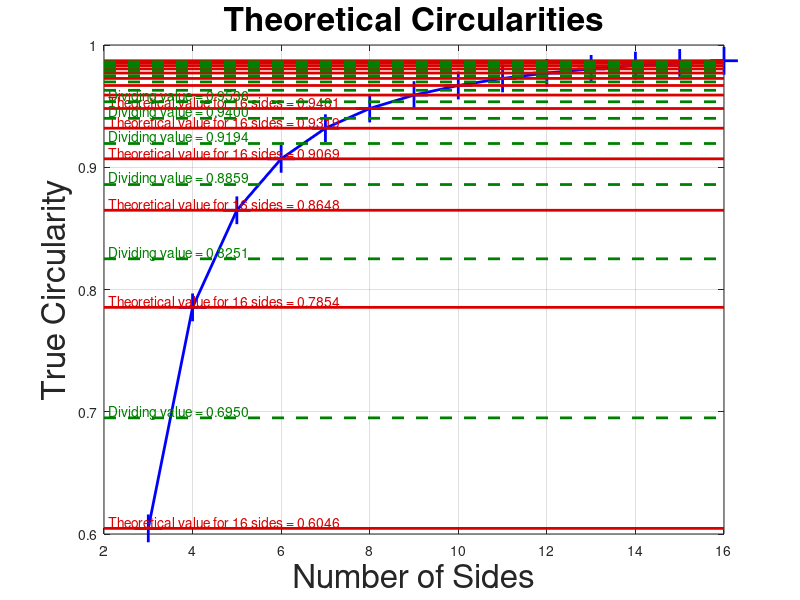
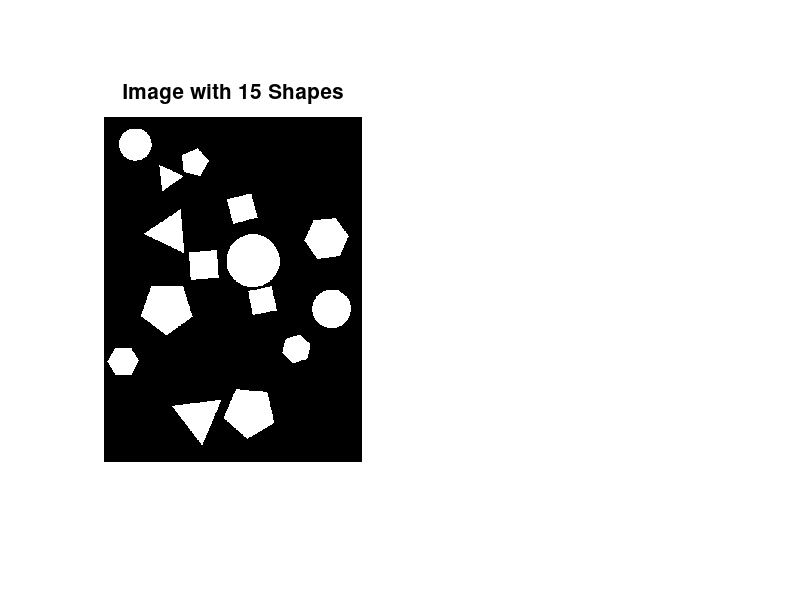
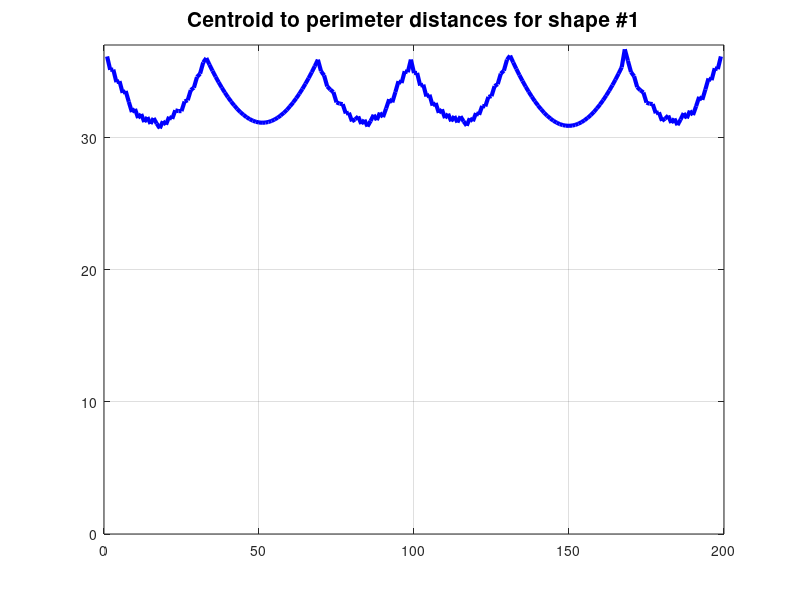

The MATLAB source for these figures, in order:
% Demo to find certain shapes in an image based on their shape (circularities) and number of vertices.
function shape_recognition_demo1
try
	clc; % Clear the command window.
	close all; % Close all figures (except those of imtool.)
	workspace; % Make sure the workspace panel is showing.
	fontSize = 15;
	
	% For reference, compute the theoretical circularity of a bunch of regular polygons
	% with different number of sides starting with 3 (triangle).
	dividingValues = PlotTheoreticalCircularity;
	
	% Make the last dividing value infinity because any circularity from .99999 up to inifinity should be a circle.
	% and sometimes you have a circularity more than 1 due to quantization errors.
	dividingValues(end) = inf;
	
	% Now create a demo image.
	[binaryImage, numSidesCircularity] = CreateDemoImage();
	% Count the number of shapes
	[~, numShapes] = bwlabel(binaryImage);
	
	% Display the polygon demo image.
	subplot(1, 2, 1);
	imshow(binaryImage);
	caption = sprintf('Image with %d Shapes', numShapes);
	title(caption, 'FontSize', fontSize);
	hold on; % So that text labels won't blow away the image.
	
	% Set up figure properties:
	% Enlarge figure to full screen.
	set(gcf, 'Units', 'Normalized', 'OuterPosition', [0 0 1 1]);
	% Get rid of tool bar and pulldown menus that are along top of figure.
% 	set(gcf, 'Toolbar', 'none', 'Menu', 'none');
	% Give a name to the title bar.
	set(gcf, 'Name', 'Demo by ImageAnalyst', 'NumberTitle', 'Off')
	drawnow; % Make it display immediately.
	
	[labeledImage, numberOfObjects] = bwlabel(binaryImage);
	blobMeasurements = regionprops(labeledImage, 'Perimeter', 'Area', 'Centroid', 'Image');
	
	% Now compute the number of vertices by looking at the number of peaks in a plot of distance from centroid.
	numSidesDistance = FindNumberOfVertices(blobMeasurements, labeledImage);
	
	% Get all the measurements into single arrays for convenience.
	allAreas = [blobMeasurements.Area];
	allPerimeters = [blobMeasurements.Perimeter];
	circularities = (4 * pi *  allAreas) ./ allPerimeters.^2
	% Sort in order of increasing circularity
	[sortedCircularities, sortOrder] = sort(circularities, 'Ascend');
	% Sort all the measurements in the same way.
	blobMeasurements = blobMeasurements(sortOrder);
	allAreas = allAreas(sortOrder);
	allPerimeters = allPerimeters(sortOrder);
	numSidesDistance = numSidesDistance(sortOrder);
	
	% Plot a bar chart of the circularities.
	subplot(1, 2, 2);
	bar(sortedCircularities);
	ylim([0.55, 1.1]);
	grid on;
	title('Actual Measured Circularities', 'FontSize', fontSize);
	
	% Let's compute areas a different way.  The "Area" returned by regionprops is a count of the number of pixels.
	% This sometimes overestimates the area.  Let's use bwarea, which computes the area on a
	% pixel-center to pixel center basis.
	for k = 1 : numberOfObjects
		thisBlob = blobMeasurements(k).Image;
		allBwAreas(k) = bwarea(thisBlob);
	end
	bwCircularities = (4 * pi *  allBwAreas) ./ allPerimeters.^2
	sortedCircularities = bwCircularities
	
	% Put up red horizontal lines at the dividing values
	hold on;
	xl = xlim();
	for k = 1 : length(numSidesCircularity)-1
		thisSideLength = numSidesCircularity(k);
		thisDividingValue = dividingValues(thisSideLength);
		line(xl, [thisDividingValue, thisDividingValue], 'Color', 'r');
		% For the first 6, print the dividing value at the left just above the line.
		% After 6 it would get too crowded
		if k <= 6
			theLabel = sprintf('Dividing value = %.4f', thisDividingValue);
			text(xl(1)+0.1, thisDividingValue + 0.005, theLabel, 'Color', 'r');
		end
	end
	
	% Explain why the labels may not be accurate.
	message = sprintf('Before we start classifying the shapes,\nnote that the circularity may deviate from the theoretical circularity\ndepending on the size, rotation, and the algorithm\nused to compute area and perimeter.');
	fprintf('%s\n', message);
	uiwait(helpdlg(message));
	
	% Say what they are, one by one.
	subplot(1, 2, 1);
	for blobNumber = 1 : numberOfObjects
		%==============================================================
		% Determine the number of sizes according to the circularity
		% Get the circularity of this specific blob.
		thisCircularity = sortedCircularities(blobNumber);
		% See which theoretical dividing value it's less than.
		% This will determine the number of sides it has.
		numSidesCircularity = find(thisCircularity < dividingValues, 1, 'first');
		% Assign a string naming the shape according to the distance algorithm.
		if numSidesCircularity == 3
			% Blob has 3 sides.
			theShapeCirc = 'triangle';
		elseif numSidesCircularity == 4
			% Blob has 4 sides.
			theShapeCirc = 'square';
		elseif numSidesCircularity == 5
			% Blob has 5 sides.
			theShapeCirc = 'pentagon';
		elseif numSidesCircularity == 6
			% Blob has 6 sides.
			theShapeCirc = 'hexagon';
		else
			% Blob has 7 or more sides.
			theShapeCirc = 'nearly circular';
		end		
		
		%==============================================================
		% Determine the number of sides according to the centroid-to-perimeter algorithm
		% Classify the shape by the centroid-to-perimeter algorithm which seems to be more accurate than the circularity algorithm.
		numSidesDist = numSidesDistance(blobNumber);
		% Assign a string naming the shape according to the distance algorithm.
		if numSidesDist == 3
			% Blob has 3 sides.
			theShapeDistance = 'triangle';
		elseif numSidesDist == 4
			% Blob has 4 sides.
			theShapeDistance = 'square';
		elseif numSidesDist == 5
			% Blob has 5 sides.
			theShapeDistance = 'pentagon';
		elseif numSidesDist == 6
			% Blob has 6 sides.
			theShapeDistance = 'hexagon';
		else
			% Blob has 7 or more sides.
			theShapeDistance = 'nearly circular';
		end		
		
		% Place a label on the shape
		xCentroid = blobMeasurements(blobNumber).Centroid(1);
		yCentroid = blobMeasurements(blobNumber).Centroid(2);
		blobLabel = sprintf('#%d = %s', blobNumber, theShapeDistance);
		plot(xCentroid, yCentroid, 'r+', 'LineWidth', 2, 'MarkerSize', 15);
		text(xCentroid+20, yCentroid, blobLabel, 'FontSize', fontSize, 'Color', 'r', 'FontWeight', 'Bold');

		% Inform the user what the circularity and shape are.
		distanceMessage = sprintf('The centroid-to-perimeter algorithm predicts shape #%d has %d sides, so it predicts the shape is a %s', blobNumber, numSidesDistance(blobNumber), theShapeDistance);
		circMessage = sprintf('The circularity of object #%d is %.3f, so the circularity algorithm predicts the object is a %s shape.\nIt is estimated to have %d sides.\n(Range for %s is [%.4f - %.4f].)',...
			blobNumber, thisCircularity, theShapeCirc, numSidesCircularity, ...
			theShapeDistance, dividingValues(numSidesCircularity - 1), dividingValues(numSidesCircularity));
		% See if the number of sides determined each way agrees with each other.
		if numSidesDistance(blobNumber) == numSidesCircularity
			agreementMessage = sprintf('For blob #%d, the two algorithms agree on %d sides.', blobNumber, numSidesCircularity);
		else
			agreementMessage = sprintf('For blob #%d there is disagreement.', blobNumber);
		end
		% Combine all messages into one.
		promptMessage = sprintf('%s\n\n%s\n\n%s', distanceMessage, circMessage, agreementMessage);
		fprintf('%s\n', promptMessage);
		
		% Give user an opportunity to bail out if they want to.
		titleBarCaption = 'Continue?';
		button = questdlg(promptMessage, titleBarCaption, 'Continue', 'Quit', 'Continue');
		if strcmpi(button, 'Quit')
			return;
		end
	end
	uiwait(helpdlg('Done with demo!'));
catch ME
	errorMessage = sprintf('Error in function %s() at line %d.\n\nError Message:\n%s', ...
		ME.stack(1).name, ME.stack(1).line, ME.message);
	fprintf(1, '%s\n', errorMessage);
	uiwait(warndlg(errorMessage));
end

%----------------------------------------------------------------------------------------------------------------------------------
% Creates an image with a specified number of circles, triangles, rectangles, and pentagons
function [binaryImage, numSides] = CreateDemoImage()
try
	rows = 800;
	columns = round(rows * 3/4); % 4/3 aspect ratio.
	figure;
	
	% Create an image and add in some triangles at various angles and various sizes.
	binaryImage = false(rows, columns);
	numShapesToPlace = 3;
	for numSides = 3 : 6
		shapesPlacedSoFar = 0;
		centroidToVertexDistance = [30, 75];
		% Define fail-safe parameters.
		maxNumberOfAttempts = 50;
		numberOfAttempts = 0;
		while shapesPlacedSoFar < numShapesToPlace && numberOfAttempts < maxNumberOfAttempts
			thisBinaryImage = CreatePolygon(numSides, centroidToVertexDistance, rows, columns);
			% Sometimes two polygons will be next to each other but not overlapping.
			% However bwlabel() and bwconncomp() would consider those two regions as being the same region.
			% To check for and prevent that kind of situation (which happened to me once),
			% we need to dilate the binary image by one layer before checking for overlap.
			dilatedImage = imdilate(thisBinaryImage, true(9));
			% See if any pixels in this binary image overlap any existing pixels.
			overlapImage = binaryImage & dilatedImage;
			if ~any(overlapImage(:))
				% No pixels overlap, so OR in this image.
				binaryImage = binaryImage | thisBinaryImage;
				shapesPlacedSoFar = shapesPlacedSoFar + 1;
			else
				fprintf('Skipping attempt %d because of overlap.\n', numberOfAttempts);
			end
			numberOfAttempts = numberOfAttempts + 1;
		end
	end
	
	% Create an image and add in some circles at various angles and various sizes.
	numShapesToPlace = 3;
	shapesPlacedSoFar = 0;
	numSides = 30; % Pretty round
	centroidToVertexDistance = [30, 75];
	while shapesPlacedSoFar < numShapesToPlace && numberOfAttempts < maxNumberOfAttempts
		thisBinaryImage = CreatePolygon(numSides, centroidToVertexDistance, rows, columns);
		% See if any pixels in this binary image overlap any existing pixels.
		overlapImage = binaryImage & thisBinaryImage;
		if ~any(overlapImage(:))
			% No pixels overlap, so OR in this image.
			binaryImage = binaryImage | thisBinaryImage;
			shapesPlacedSoFar = shapesPlacedSoFar + 1;
		end
		numberOfAttempts = numberOfAttempts + 1;
	end
	
	% Pass back the number of sides we decided to use.
	numSides = [3:6, 30];
catch ME
	errorMessage = sprintf('Error in function %s() at line %d.\n\nError Message:\n%s', ...
		ME.stack(1).name, ME.stack(1).line, ME.message);
	fprintf(1, '%s\n', errorMessage);
	uiwait(warndlg(errorMessage));
end

%----------------------------------------------------------------------------------------------------------------------------------
% Create a single polygon with the specified number of sides in a binary image of the specified number of rows and columns.
% centroidToVertexDistance is the distance from the centroid to each vertex.
% If centroidToVertexDistance is a length 2 vector, then this indicated the minimum and maximum size range and
% it will create a random size polygon between the min and max distance.
function binaryImage = CreatePolygon(numSides, centroidToVertexDistance, rows, columns)
try
	% Get the range for the size from the center to the vertices.
	if length(centroidToVertexDistance) > 1
		% Random size between a min and max distance.
		minDistance = centroidToVertexDistance(1);
		maxDistance = centroidToVertexDistance(2);
	else
		% All the same size.
		minDistance = centroidToVertexDistance;
		maxDistance = centroidToVertexDistance;
	end
	thisDistance = (maxDistance - minDistance) * rand(1) + minDistance;
	
	% Create a polygon around the origin
	for v = 1 : numSides
		angle = v * 360 / numSides;
		x(v) = thisDistance * cosd(angle);
		y(v) = thisDistance * sind(angle);
	end
	% Make last point the same as the first
	x(end+1) = x(1);
	y(end+1) = y(1);
	% 	plot(x, y, 'b*-', 'LineWidth', 2);
	% 	grid on;
	% 	axis image;
	
	% Rotate the coordinates by a random angle between 0 and 360
	angleToRotate = 360 * rand(1);
	rotationMatrix = [cosd(angleToRotate), sind(angleToRotate); -sind(angleToRotate), cosd(angleToRotate)];
	% Do the actual rotation
	xy = [x', y']; % Make a numSides*2 matrix;
	xyRotated = xy * rotationMatrix; % A numSides*2 matrix times a 2*2 = a numSides*2 matrix.
	x = xyRotated(:, 1); % Extract out the x as a numSides*2 matrix.
	y = xyRotated(:, 2); % Extract out the y as a numSides*2 matrix.
	
	% Get a random center location between centroidToVertexDistance and (columns - centroidToVertexDistance).
	% This will ensure it's always in the image.
	xCenter = thisDistance + (columns - 2 * thisDistance) * rand(1);
	% Get a random center location between centroidToVertexDistance and (rows - centroidToVertexDistance).
	% This will ensure it's always in the image.
	yCenter = thisDistance + (rows - 2 * thisDistance) * rand(1);
	% Translate the image so that the center is at (xCenter, yCenter) rather than at (0,0).
	x = x + xCenter;
	y = y + yCenter;
	binaryImage = poly2mask(x, y, rows, columns);
catch ME
	errorMessage = sprintf('Error in function %s() at line %d.\n\nError Message:\n%s', ...
		ME.stack(1).name, ME.stack(1).line, ME.message);
	fprintf(1, '%s\n', errorMessage);
	uiwait(warndlg(errorMessage));
end

%----------------------------------------------------------------------------------------------------------------------------------
% https://en.wikipedia.org/wiki/Regular_polygon
% Which says A = (1/4) * n * s^2 * cot(pi/n)
function circularity = ComputeTheoreticalCircularity(numSides)
try
	sideLength = 1;
	perimeter = numSides * sideLength;
	area = (1/4) * numSides * sideLength^2 / tan(pi / numSides);
	circularity = (4 * pi * area) / perimeter ^2;
catch ME
	errorMessage = sprintf('Error in function %s() at line %d.\n\nError Message:\n%s', ...
		ME.stack(1).name, ME.stack(1).line, ME.message);
	fprintf(1, '%s\n', errorMessage);
	uiwait(warndlg(errorMessage));
end

%----------------------------------------------------------------------------------------------------------------------------------
% Makes a figure with the theoretical circularity for a bunch of different number of sides plotted.
function dividingValues = PlotTheoreticalCircularity()
try
	dividingValues = []; % Initialize
	fontSize = 24;
	% For reference, compute the theoretical circularity of a bunch of regular polygons with different number of sides.
	fprintf('Number of Sides     Theoretical Circularity\n');
	% Define an array with the number of sides we want to compute the circularity for.
	numSides = 3 : 16;
	for k = 1 : length(numSides)
		thisSideLength = numSides(k);
		% Compute the theoretically perfect circularity, if the polygons were perfect instead of digitized.
		circularity(k) = ComputeTheoreticalCircularity(thisSideLength);
	end
	% Plot the theoretical circularities on the curve with a cross.
	plot(numSides, circularity, 'b+-', 'LineWidth', 2, 'MarkerSize', 20);
	grid on;
	hold on;
	xl = xlim(); % Get left and right x coordinates of the graph.
	% Plot theoretical lines in dark red.
	darkRed = [0.85, 0, 0];
	for k = 1 : length(numSides)
		% Make theoretical line on the plot in a magenta color.
		line(xl, [circularity(k), circularity(k)], 'Color', darkRed, 'LineWidth', 2);
		fprintf('     %d                  %f\n', thisSideLength, circularity(k));
		if k < 7 % Only print text if it's not too crowded and close together.
			% Make text with the true value
			message = sprintf('Theoretical value for %d sides = %.4f', thisSideLength, circularity(k));
			text(xl(1)+0.1, circularity(k) + 0.005, message, 'Color', darkRed);
		end
	end
	
	% Set up figure properties:
	% Enlarge figure to full screen.
	set(gcf, 'Units', 'Normalized', 'OuterPosition', [0 0 1 1]);
	% Get rid of tool bar and pulldown menus that are along top of figure.
% 	set(gcf, 'Toolbar', 'none', 'Menu', 'none');
	% Give a name to the title bar.
	set(gcf, 'Name', 'Demo by ImageAnalyst', 'NumberTitle', 'Off')
	drawnow; % Make it display immediately.
	
	title('Theoretical Circularities', 'FontSize', fontSize, 'Interpreter', 'None');
	xlabel('Number of Sides', 'FontSize', fontSize);
	ylabel('True Circularity', 'FontSize', fontSize);
	
	% Get the midpoint between one circularity and the one for the next higher number of sides.
	dividingValues = conv(circularity, [1, 1]/2, 'valid');
	% Prepend two zeros so that we can use this array as a lookup table where we pass in
	% the number of sides as an index and it tells us the dividing value between
	% that number of sides and one more than that.
	% For example, right now dividingValues(1) gives us the dividing value between 3 and 4
	% and dividingValues(3) gives us the dividing value between 5 and 6 (instead of between 3 and 4).
	dividingValues = [0, 0, dividingValues];
	% Now dividingValues(3) will give us the dividing value between 3 and 4.
	
	% Put up red horizontal lines at the dividing values
	hold on;
	xl = xlim();
	darkGreen = [0, 0.5, 0];
	for k = 1 : length(numSides)-1
		thisSideLength = numSides(k);
		thisDividingValue = dividingValues(thisSideLength);
		h = line(xl, [thisDividingValue, thisDividingValue], 'Color', darkGreen, 'LineWidth', 2, 'LineStyle', '--');
		% 		h.LineStyle = '--';
		% For the first 6, print the dividing value at the left just above the line.
		% After 6 it would get too crowded
		if k <= 6
			theLabel = sprintf('Dividing value = %.4f', thisDividingValue);
			text(xl(1)+0.1, thisDividingValue + 0.005, theLabel, 'Color', darkGreen);
		end
	end
	
catch ME
	errorMessage = sprintf('Error in function %s() at line %d.\n\nError Message:\n%s', ...
		ME.stack(1).name, ME.stack(1).line, ME.message);
	fprintf(1, '%s\n', errorMessage);
	uiwait(warndlg(errorMessage));
end

% Now compute the number of vertices by looking at the number of peaks in a plot of distance from centroid.
function numVertices = FindNumberOfVertices(blobMeasurements, labeledImage)
try
	numVertices = 0; % Initialize.
	% Get the number of blobs in the image.
	numRegions = length(blobMeasurements);
	hFig = figure;
	promptUser = true; % Let user see the curves.
	
	% For each blob, get its boundaries and find the distance from the centroid to each boundary point.
	for k = 1 : numRegions
		% Extract just this blob alone.
		thisBlob = ismember(labeledImage, k) > 0;
		if promptUser % Let user see the image.
			cla;
			imshow(thisBlob);
		end
		% Find the boundaries
		thisBoundary = bwboundaries(thisBlob);
		thisBoundary = cell2mat(thisBoundary); % Convert from cell to double.
		% Get x and y
		x = thisBoundary(:, 2);
		y = thisBoundary(:, 1);
		% Get the centroid
		xCenter = blobMeasurements(k).Centroid(1);
		yCenter = blobMeasurements(k).Centroid(2);
		% Compute distances
		distances = sqrt((x - xCenter).^2 + (y - yCenter).^2);
		if promptUser % Let user see the curves.
			% Plot the distances.
			plot(distances, 'b-', 'LineWidth', 3);
			grid on;
			message = sprintf('Centroid to perimeter distances for shape #%d', k);
			title(message, 'FontSize', 15);
			% Scale y axis
			yl = ylim();
			ylim([0, yl(2)]); % Set lower limit to 0.
		end
		
		% Find the range of the peaks
		peakRange = max(distances) - min(distances);
		minPeakHeight = 0.5 * peakRange;
		% Find the peaks
		[peakValues, peakIndexes] = findpeaks(distances, 'MinPeakProminence', minPeakHeight);
		% Find the valueys.
		[valleyValues, valleyIndexes] = findpeaks(-distances, 'MinPeakProminence', minPeakHeight);
		numVertices(k) = max([length(peakValues), length(valleyValues)]);
		% Circles seem to have a ton of peaks due to the very small range and quanitization of the image.
		% If the number of peaks is more than 10, make it zero to indicate a circle.
		if numVertices(k) > 10
			numVertices(k) = 0;
		end
		
		if promptUser % Let user see the curves.
			% Plot the peaks.
			hold on;
			plot(peakIndexes, distances(peakIndexes), 'r^', 'MarkerSize', 10, 'LineWidth', 2);
			
			% Plot the valleys.
			hold on;
			plot(valleyIndexes, distances(valleyIndexes), 'rv', 'MarkerSize', 10, 'LineWidth', 2);
			
			message = sprintf('Centroid to perimeter distances for shape #%d.  Found %d peaks.', k, numVertices(k));
			title(message, 'FontSize', 20);
			
			% The figure un-maximizes each time when we call cla, so let's maximize it again.
			% Set up figure properties:
			% Enlarge figure to full screen.
			set(gcf, 'Units', 'Normalized', 'OuterPosition', [0 0 1 1]);
			% Get rid of tool bar and pulldown menus that are along top of figure.
% 			set(gcf, 'Toolbar', 'none', 'Menu', 'none');
			% Give a name to the title bar.
			set(gcf, 'Name', 'Demo by ImageAnalyst', 'NumberTitle', 'Off')
			
			% Let user see this shape's distances plotted before continuing.
			promptMessage = sprintf('Do you want to Continue processing,\nor Cancel processing?');
			titleBarCaption = 'Continue?';
			button = questdlg(promptMessage, titleBarCaption, 'Continue', 'Cancel', 'Continue');
			if strcmpi(button, 'Cancel')
				promptUser = false;
			end
		end
	end
	close(hFig);
catch ME
	errorMessage = sprintf('Error in function %s() at line %d.\n\nError Message:\n%s', ...
		ME.stack(1).name, ME.stack(1).line, ME.message);
	fprintf(1, '%s\n', errorMessage);
	uiwait(warndlg(errorMessage));
end
